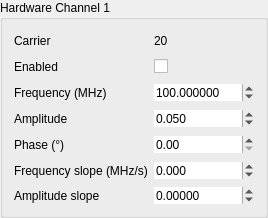
     <widget class="QGroupBox" name="groupBox_HW1">
      <property name="sizePolicy">
       <sizepolicy hsizetype="Fixed" vsizetype="Fixed">
        <horstretch>0</horstretch>
        <verstretch>0</verstretch>
       </sizepolicy>
      </property>
      <property name="title">
       <string>Hardware Channel 1</string>
      </property>
      <property name="alignment">
       <set>Qt::AlignLeading|Qt::AlignLeft|Qt::AlignTop</set>
      </property>
      <layout class="QGridLayout" name="gridLayout_4">
       <item row="1" column="0">
        <widget class="QLabel" name="label_44">
         <property name="minimumSize">
          <size>
           <width>120</width>
           <height>20</height>
          </size>
         </property>
         <property name="text">
          <string>Enabled</string>
         </property>
        </widget>
       </item>
       <item row="2" column="1">
        <widget class="QDoubleSpinBox" name="frequency_20">
         <property name="sizePolicy">
          <sizepolicy hsizetype="Fixed" vsizetype="Fixed">
           <horstretch>0</horstretch>
           <verstretch>0</verstretch>
          </sizepolicy>
         </property>
         <property name="minimumSize">
          <size>
           <width>100</width>
           <height>0</height>
          </size>
         </property>
         <property name="frame">
          <bool>false</bool>
         </property>
         <property name="suffix">
          <string/>
         </property>
         <property name="decimals">
          <number>6</number>
         </property>
         <property name="maximum">
          <double>1250.000000000000000</double>
         </property>
         <property name="value">
          <double>100.000000000000000</double>
         </property>
        </widget>
       </item>
       <item row="0" column="0">
        <widget class="QLabel" name="label_48">
         <property name="sizePolicy">
          <sizepolicy hsizetype="Fixed" vsizetype="Fixed">
           <horstretch>0</horstretch>
           <verstretch>0</verstretch>
          </sizepolicy>
         </property>
         <property name="minimumSize">
          <size>
           <width>120</width>
           <height>20</height>
          </size>
         </property>
         <property name="text">
          <string>Carrier</string>
         </property>
        </widget>
       </item>
       <item row="4" column="0">
        <widget class="QLabel" name="label_52">
         <property name="sizePolicy">
          <sizepolicy hsizetype="Preferred" vsizetype="Fixed">
           <horstretch>0</horstretch>
           <verstretch>0</verstretch>
          </sizepolicy>
         </property>
         <property name="minimumSize">
          <size>
           <width>120</width>
           <height>20</height>
          </size>
         </property>
         <property name="text">
          <string>Phase (°)</string>
         </property>
        </widget>
       </item>
       <item row="3" column="0">
        <widget class="QLabel" name="label_49">
         <property name="sizePolicy">
          <sizepolicy hsizetype="Preferred" vsizetype="Fixed">
           <horstretch>0</horstretch>
           <verstretch>0</verstretch>
          </sizepolicy>
         </property>
         <property name="minimumSize">
          <size>
           <width>120</width>
           <height>20</height>
          </size>
         </property>
         <property name="text">
          <string>Amplitude</string>
         </property>
        </widget>
       </item>
       <item row="0" column="1">
        <widget class="QLabel" name="label_53">
         <property name="sizePolicy">
          <sizepolicy hsizetype="Preferred" vsizetype="Fixed">
           <horstretch>0</horstretch>
           <verstretch>0</verstretch>
          </sizepolicy>
         </property>
         <property name="text">
          <string>20</string>
         </property>
        </widget>
       </item>
       <item row="2" column="0">
        <widget class="QLabel" name="label_50">
         <property name="sizePolicy">
          <sizepolicy hsizetype="Preferred" vsizetype="Fixed">
           <horstretch>0</horstretch>
           <verstretch>0</verstretch>
          </sizepolicy>
         </property>
         <property name="minimumSize">
          <size>
           <width>120</width>
           <height>20</height>
          </size>
         </property>
         <property name="text">
          <string>Frequency (MHz)</string>
         </property>
        </widget>
       </item>
       <item row="1" column="1">
        <widget class="QCheckBox" name="enable_20">
         <property name="enabled">
          <bool>true</bool>
         </property>
         <property name="sizePolicy">
          <sizepolicy hsizetype="Fixed" vsizetype="Fixed">
           <horstretch>0</horstretch>
           <verstretch>0</verstretch>
          </sizepolicy>
         </property>
         <property name="minimumSize">
          <size>
           <width>100</width>
           <height>0</height>
          </size>
         </property>
         <property name="text">
          <string/>
         </property>
         <property name="checked">
          <bool>false</bool>
         </property>
        </widget>
       </item>
       <item row="4" column="1">
        <widget class="QDoubleSpinBox" name="phase_20">
         <property name="sizePolicy">
          <sizepolicy hsizetype="Fixed" vsizetype="Fixed">
           <horstretch>0</horstretch>
           <verstretch>0</verstretch>
          </sizepolicy>
         </property>
         <property name="minimumSize">
          <size>
           <width>100</width>
           <height>0</height>
          </size>
         </property>
         <property name="frame">
          <bool>false</bool>
         </property>
         <property name="suffix">
          <string/>
         </property>
         <property name="decimals">
          <number>2</number>
         </property>
         <property name="maximum">
          <double>360.000000000000000</double>
         </property>
         <property name="singleStep">
          <double>0.100000000000000</double>
         </property>
        </widget>
       </item>
       <item row="5" column="0">
        <widget class="QLabel" name="label_51">
         <property name="sizePolicy">
          <sizepolicy hsizetype="Preferred" vsizetype="Fixed">
           <horstretch>0</horstretch>
           <verstretch>0</verstretch>
          </sizepolicy>
         </property>
         <property name="minimumSize">
          <size>
           <width>120</width>
           <height>20</height>
          </size>
         </property>
         <property name="text">
          <string>Frequency slope (MHz/s)</string>
         </property>
        </widget>
       </item>
       <item row="6" column="1">
        <widget class="QDoubleSpinBox" name="amplitudeSlope_20">
         <property name="sizePolicy">
          <sizepolicy hsizetype="Fixed" vsizetype="Fixed">
           <horstretch>0</horstretch>
           <verstretch>0</verstretch>
          </sizepolicy>
         </property>
         <property name="minimumSize">
          <size>
           <width>100</width>
           <height>0</height>
          </size>
         </property>
         <property name="wrapping">
          <bool>false</bool>
         </property>
         <property name="frame">
          <bool>false</bool>
         </property>
         <property name="buttonSymbols">
          <enum>QAbstractSpinBox::UpDownArrows</enum>
         </property>
         <property name="suffix">
          <string/>
         </property>
         <property name="decimals">
          <number>5</number>
         </property>
         <property name="minimum">
          <double>-100.000000000000000</double>
         </property>
         <property name="maximum">
          <double>100.000000000000000</double>
         </property>
         <property name="singleStep">
          <double>10.000000000000000</double>
         </property>
        </widget>
       </item>
       <item row="6" column="0">
        <widget class="QLabel" name="label_47">
         <property name="text">
          <string>Amplitude slope</string>
         </property>
        </widget>
       </item>
       <item row="5" column="1">
        <widget class="QDoubleSpinBox" name="frequencySlope_20">
         <property name="sizePolicy">
          <sizepolicy hsizetype="Fixed" vsizetype="Fixed">
           <horstretch>0</horstretch>
           <verstretch>0</verstretch>
          </sizepolicy>
         </property>
         <property name="minimumSize">
          <size>
           <width>100</width>
           <height>0</height>
          </size>
         </property>
         <property name="frame">
          <bool>false</bool>
         </property>
         <property name="suffix">
          <string/>
         </property>
         <property name="decimals">
          <number>3</number>
         </property>
         <property name="minimum">
          <double>-1250.000000000000000</double>
         </property>
         <property name="maximum">
          <double>1250.000000000000000</double>
         </property>
         <property name="singleStep">
          <double>10.000000000000000</double>
         </property>
        </widget>
       </item>
       <item row="3" column="1">
        <widget class="QDoubleSpinBox" name="amplitude_20">
         <property name="sizePolicy">
          <sizepolicy hsizetype="Fixed" vsizetype="Fixed">
           <horstretch>0</horstretch>
           <verstretch>0</verstretch>
          </sizepolicy>
         </property>
         <property name="minimumSize">
          <size>
           <width>100</width>
           <height>0</height>
          </size>
         </property>
         <property name="frame">
          <bool>false</bool>
         </property>
         <property name="decimals">
          <number>3</number>
         </property>
         <property name="maximum">
          <double>1.000000000000000</double>
         </property>
         <property name="singleStep">
          <double>0.001000000000000</double>
         </property>
         <property name="value">
          <double>0.050000000000000</double>
         </property>
        </widget>
       </item>
      </layout>
     </widget>
